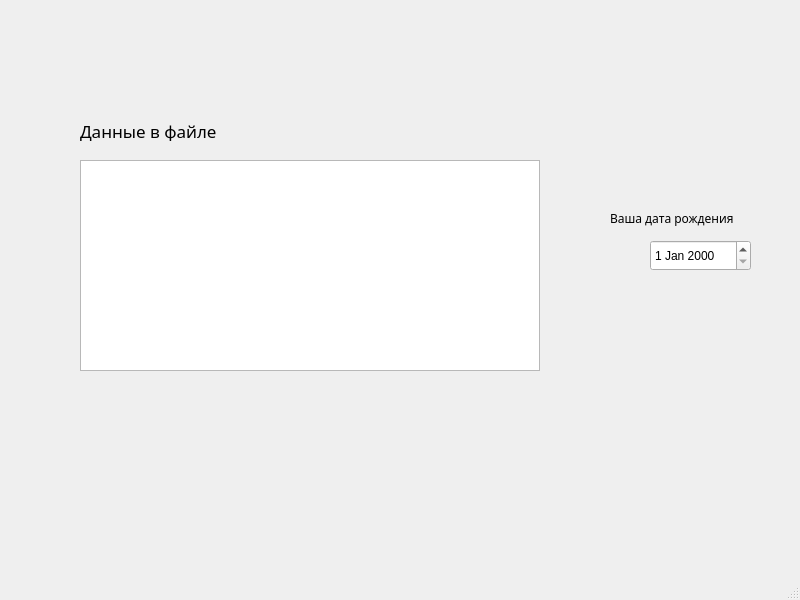
<?xml version="1.0" encoding="UTF-8"?>
<ui version="4.0">
 <class>MainWindow</class>
 <widget class="QMainWindow" name="MainWindow">
  <property name="geometry">
   <rect>
    <x>0</x>
    <y>0</y>
    <width>800</width>
    <height>600</height>
   </rect>
  </property>
  <property name="windowTitle">
   <string>MainWindow</string>
  </property>
  <widget class="QWidget" name="centralwidget">
   <widget class="QLabel" name="label">
    <property name="geometry">
     <rect>
      <x>80</x>
      <y>120</y>
      <width>141</width>
      <height>21</height>
     </rect>
    </property>
    <property name="font">
     <font>
      <family>Titillium Web</family>
      <pointsize>13</pointsize>
     </font>
    </property>
    <property name="text">
     <string>Данные в файле</string>
    </property>
   </widget>
   <widget class="QTableWidget" name="Table">
    <property name="geometry">
     <rect>
      <x>80</x>
      <y>160</y>
      <width>460</width>
      <height>211</height>
     </rect>
    </property>
   </widget>
   <widget class="QDateEdit" name="User_birthday">
    <property name="geometry">
     <rect>
      <x>650</x>
      <y>240</y>
      <width>101</width>
      <height>31</height>
     </rect>
    </property>
   </widget>
   <widget class="QLabel" name="label_2">
    <property name="geometry">
     <rect>
      <x>610</x>
      <y>210</y>
      <width>161</width>
      <height>17</height>
     </rect>
    </property>
    <property name="font">
     <font>
      <family>Titillium Web</family>
     </font>
    </property>
    <property name="text">
     <string>Ваша дата рождения</string>
    </property>
   </widget>
  </widget>
  <widget class="QMenuBar" name="menubar">
   <property name="geometry">
    <rect>
     <x>0</x>
     <y>0</y>
     <width>800</width>
     <height>22</height>
    </rect>
   </property>
  </widget>
  <widget class="QStatusBar" name="statusbar"/>
 </widget>
 <resources/>
 <connections/>
</ui>
